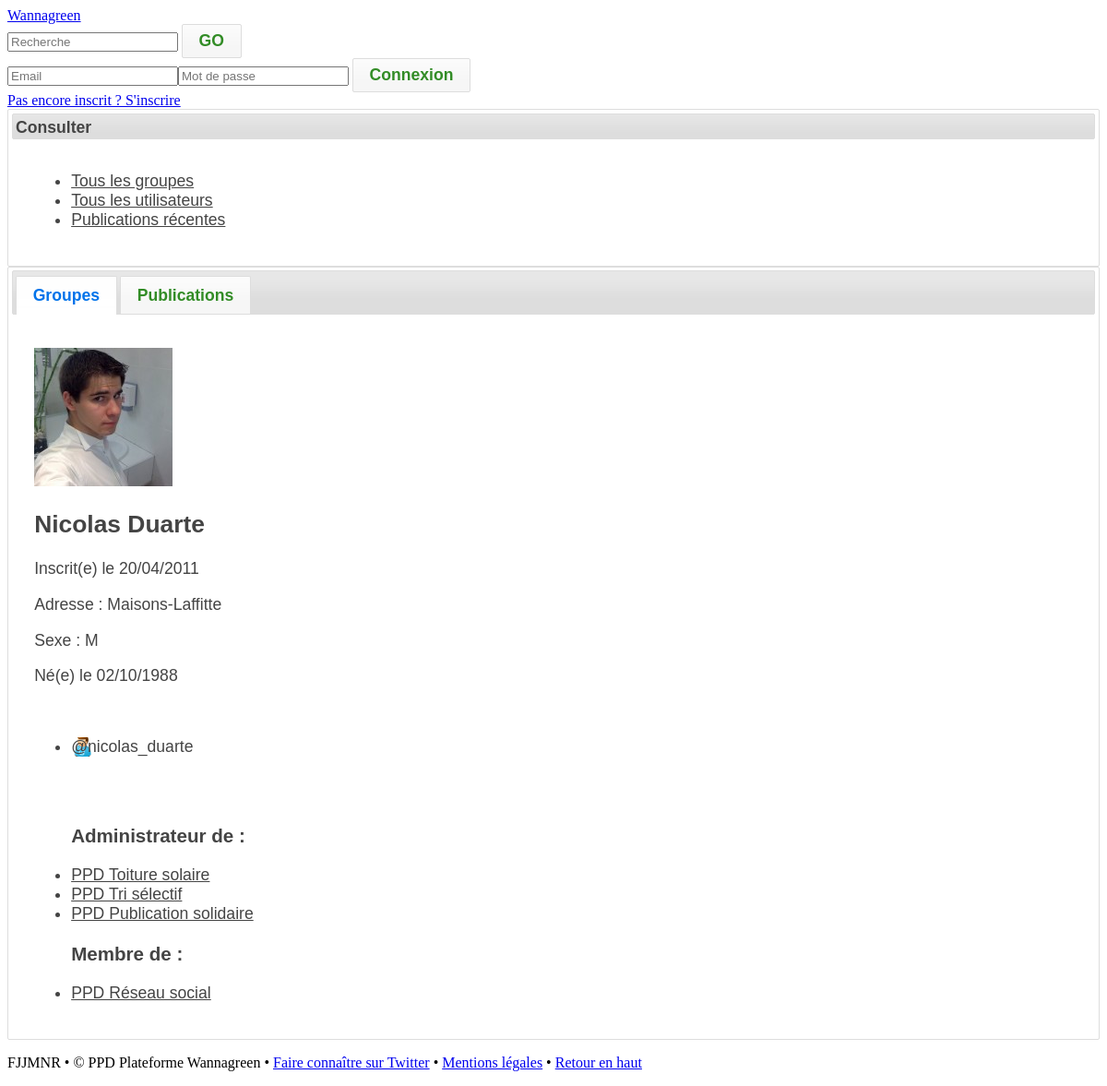
Page /utilisateur/profil/2 on the committed database.
### application/controllers/utilisateur.php (called while the page is built, shortened)
<?php
class Utilisateur extends CI_Controller {
	function __construct()
	{
		$this->load->helper('html');
		$this->load->helper('form');
		$this->load->library('form_validation');
		$this->load->library('table');
		$this->load->Model('Utilisateur_model');
		$this->load->Model('Publication_model');
		$this->load->Model('Publication_info_model');
		$this->load->Model('Publication_groupe_model');
		$this->load->Model('Tag_model');
		$this->data = array();
		if($this->session->userdata('is_connected') === TRUE) {
			$this->data['user_connected'] = TRUE;
			$id_utilisateur = $this->session->userdata('id_utilisateur');
			$this->data = array_merge($this->data, $this->Groupe_model->listes_groupes($id_utilisateur));
		}
		else
			$this->data['user_connected'] = FALSE;
	}
	public function profil()
	{
		$utilisateur = new Utilisateur_model();
		$utilisateur->id_utilisateur = $this->uri->segment(3, null);
		if($utilisateur->id_utilisateur == null) {
			$this->data['notice'] = 'Cet utilisateur n\'existe pas';
			$this->data['notice_type'] = 'error';
			$this->data['context'] = $this->load->view('notice', $this->data);
		}
		else {
			$utilisateur->get_by_id();
			$this->data['utilisateur'] = $utilisateur;
			$this->data['utilisateur_groupes'] = $this->Groupe_model->liste_groupe_membres($utilisateur->id_utilisateur);
			$this->data['utilisateur_favoris'] = $this->Groupe_model->liste_groupe_favoris($utilisateur->id_utilisateur);
			$this->data['utilisateur_admin'] = $this->Groupe_model->liste_groupe_admin($utilisateur->id_utilisateur);
			$liste_profils_externes = $utilisateur->get_profil_externe($utilisateur->id_utilisateur);
			foreach($liste_profils_externes as $profil_externe) {
				switch($profil_externe->libelle) {
					case 'Twitter':
						$profil_externe->url = '@'.$profil_externe->url;
						break;
				}
			}
			$this->data['utilisateur_profils_externes'] = $liste_profils_externes;
			$publication = new Publication_model();
			$liste_publication = $publication->get_publication_by_id_utilisateur($utilisateur->id_utilisateur);
			$this->data['liste_publications'] = $liste_publication;
		}
		$this->data['module'] = 'utilisateur_profil';
		$this->load->view('template', $this->data);
	}
}

### index.php (called while the page is built, shortened)
<?php
require_once BASEPATH.'core/CodeIgniter'.EXT;

### application/models/utilisateur_model.php (called while the page is built, shortened)
<?php
class Utilisateur_model extends CI_Model {
	var $id_utilisateur = null;
	function get_by_id()
	{
		$query = $this->db->get_where('utilisateur', array('id_utilisateur' => $this->id_utilisateur));
		$this->nom = $query->row()->nom;
		$this->prenom = $query->row()->prenom;
		$this->adresse = $query->row()->adresse;
		$this->sexe = $query->row()->sexe;
		$this->date_naissance = $query->row()->date_naissance;
		$this->avatar = $query->row()->avatar;
		$this->date_creation = $query->row()->date_creation;
	}
	public function get_profil_externe($id_utilisateur) {
		$this->db->select('p.id_utilisateur, p.id_site_social, p.url, s.libelle, s.avatar');
		$this->db->from('profil_externe p');
		$this->db->join('site_social s', 's.id_site_social = p.id_site_social');
		$this->db->where("p.id_utilisateur = $id_utilisateur");
		$query=$this->db->get();
		return $query->result();
	}
}

### application/helpers/myutils_helper.php (called while the page is built, shortened)
<?php  if ( ! defined('BASEPATH')) exit('No direct script access allowed');
function time_to_str($str_datetime)
{
	$d = new DateTime($str_datetime);
	return $str_datetime ? $d->format('d/m/Y') : '-';
}
function img_upload_path()
{
	return base_url().'uploads/images/';
}

### application/models/groupe_model.php (called while the page is built, shortened)
<?php
class Groupe_model extends CI_Model {
	function liste_groupe_admin($idutilisateur) {
		$query=$this->db->get_where('groupe', array('id_utilisateur' => $idutilisateur));
		return $query->result();
	}
	function liste_groupe_membres($idutilisateur) {
		$this->db->select('g.id_groupe,g.nom, g.id_utilisateur,g.description, a.type,a.statut');
		$this->db->from('groupe g');
		$this->db->join('adhesion a', 'a.id_groupe = g.id_groupe');
		$this->db->where("(a.id_utilisateur=$idutilisateur and a.type='membre' and a.statut='1')");
		$query=$this->db->get();
		return $query->result();
	}
    function liste_groupe_favoris($idutilisateur) {
        $this->db->select('g.id_groupe,g.nom, g.id_utilisateur,g.description, a.type,a.statut');
        $this->db->from('groupe g');
        $this->db->join('adhesion a', 'a.id_groupe = g.id_groupe');
        $this->db->where("(a.id_utilisateur=$idutilisateur and a.type='favoris' and a.statut='1')");
        $query=$this->db->get();
        return $query->result();
    }
}

### application/views/modules/utilisateur_profil.php (the view, shortened to what this page needs)
<div id="module">
	<?php if(isset($utilisateur)): ?>
		<div id="utilisateur_profil" class="profil_details">
			<div id="tabs">
				<ul>
					<li><a href="#tabs-1">Groupes</a></li>
					<li><a href="#tabs-2">Publications</a></li>
				</ul>
				<div class="block_content ui-tabs-panel ui-widget-content">
					<p class="avatar"><img src="<?= $utilisateur->avatar != null ? img_upload_path().$utilisateur->avatar : img_upload_path().'user_default.png' ?>" width="150px" height="150px" alt="Utilisateur <?= $utilisateur->prenom.' '.$utilisateur->nom ?>" /></p>
					<h2 class="nom"><?= $utilisateur->prenom.' '.$utilisateur->nom ?></h2>
					<p class="date">Inscrit(e) le <?= time_to_str($utilisateur->date_creation) ?></p>
					<p><?= $utilisateur->adresse != '' ? 'Adresse : '.$utilisateur->adresse : ''; ?></p>
					<p><?= $utilisateur->sexe != '' ? 'Sexe : '.$utilisateur->sexe : ''; ?></p>
					<p><?= $utilisateur->date_naissance != '' ? 'Né(e) le '.$utilisateur->date_naissance : ''; ?></p>
					<br />
					<?php if(isset($utilisateur_profils_externes) && count($utilisateur_profils_externes) > 0): ?>
						<ul>
							<?php foreach($utilisateur_profils_externes as $profil_externe): ?>
								<li><p class="<?= strtolower($profil_externe->libelle) ?> social_icon" style="background: url(../../images/social/<?= $profil_externe->avatar ?>) no-repeat left center;"><?= $profil_externe->url ?></p></li>
							<?php endforeach; ?>
						</ul>
					<?php endif; ?>
				</div>
				<div id="tabs-1">
					<?php if((isset($utilisateur_groupes) && count($utilisateur_groupes) == 0) && (isset($utilisateur_admin) && count($utilisateur_admin) == 0)): ?>
						<p><?= $utilisateur->prenom . ' ' . $utilisateur->nom?> n'est membre d'aucun groupe</p>
					<?php else: ?>
						<?php if(isset($utilisateur_admin) && count($utilisateur_admin) > 0): ?>
							<ul>
								<h3>Administrateur de :</h3>
								<?php foreach($utilisateur_admin as $groupe): ?>
									<li><a class="admin" href="<?=base_url();?>groupe/details/<?= $groupe->id_groupe?>"><?= $groupe->nom ?></a></li>
								<?php endforeach; ?>
							</ul>
						<?php endif; ?>
						<?php if(isset($utilisateur_groupes) && count($utilisateur_groupes) > 0): ?>
							<ul>
								<h3>Membre de :</h3>
								<?php foreach($utilisateur_groupes as $groupe): ?>
									<li><a class="membre" href="<?=base_url();?>groupe/details/<?= $groupe->id_groupe?>"><?= $groupe->nom ?></a></li>
								<?php endforeach; ?>
							</ul>
						<?php endif; ?>
					<?php endif; ?>
				</div>
			</div>
		</div>
	<?php
	else:
		$this->load-view('notice', array('notice_type' => 'warning', 'notice' => "L'utilisateur demandé n'existe pas"));
	endif;
	?>
</div>

### rows in the picture
utilisateur: avatar (picture), prenom "Nicolas", nom "Duarte", date_creation "20/04/2011", adresse "Maisons-Laffitte", sexe "M", date_naissance "02/10/1988"
profil_externe: id_site_social.avatar (picture), url "@nicolas_duarte"
groupe: nom "PPD Toiture solaire"
groupe: nom "PPD Tri sélectif"
groupe: nom "PPD Publication solidaire"
adhesion: id_groupe.nom "PPD Réseau social"
